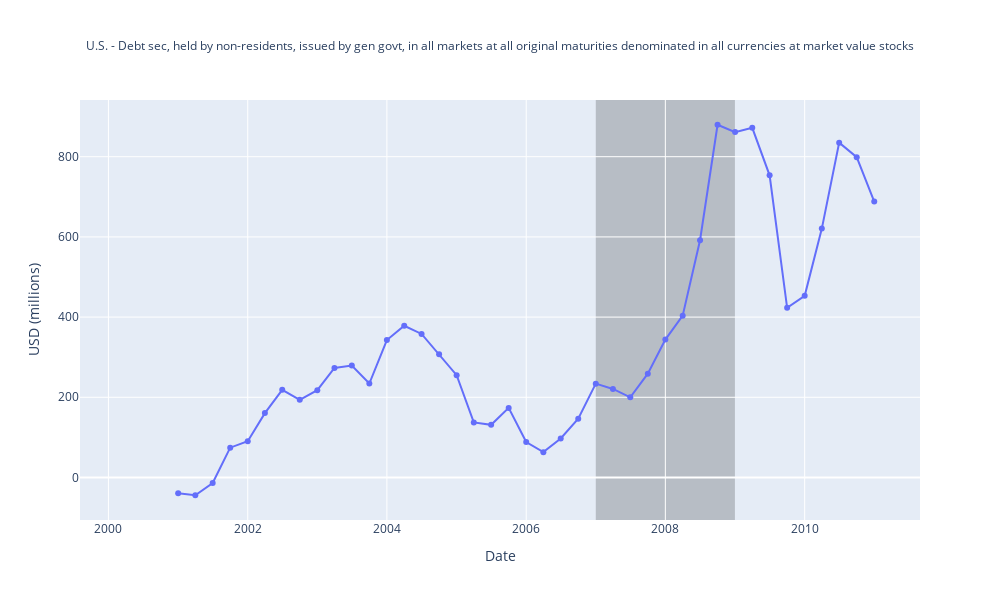

Notebook code for this chart:
### Code cell
## Figure 3 - GFC saw a flow into U.S. GOVERNMENT debt securities by foreigners, even as total holdings fell.

df = data.get_debt_securities_data(
    freq='Q',
    reference_area=enums.Region.US,
    counterparty_area=enums.Region.CrossBorder,
    reporting_sector=enums.Sector.GeneralGovernment,
    counterparty_sector=enums.Sector.TotalEconomy,
    accounting_entry=enums.AccountingEntry.Liabilities,
    transaction_type=enums.TransactionType.Stocks,
    instrument=enums.DebtInstrumentType.All,
    maturity=enums.Maturity.Total,
    unit_of_measure=enums.UnitOfMeasure.USD,
    currency_denomination=enums.CurrencyDenomination.All,
    valuation_method=enums.ValuationMethod.MarketValue
)

df['Date'] = pd.PeriodIndex(df['Date'], freq='Q')
start = Period('2000-Q1', freq='Q')
end = Period('2011-Q1', freq='Q')
df = df[(df['Date'] >= start) & (df['Date'] <= end)]

df['Value'] = to_numeric(df['Value']).diff()
df['Trailing_4Q_Sum'] = df['Value'].rolling(window=4).sum()

plot_figure_trailing(df)

### Figure 1 — Plotly figure (JSON) as saved in the notebook; plotly's stock layout.template omitted (floating-point values rounded to 4 significant figures)
{"data": [{"mode": "lines+markers", "name": "test", "type": "scatter", "x": ["2000-04-01T00:00:00.000000000", "2000-07-01T00:00:00.000000000", "2000-10-01T00:00:00.000000000", "2001-01-01T00:00:00.000000000", "2001-04-01T00:00:00.000000000", "2001-07-01T00:00:00.000000000", "2001-10-01T00:00:00.000000000", "2002-01-01T00:00:00.000000000", "2002-04-01T00:00:00.000000000", "2002-07-01T00:00:00.000000000", "2002-10-01T00:00:00.000000000", "2003-01-01T00:00:00.000000000", "2003-04-01T00:00:00.000000000", "2003-07-01T00:00:00.000000000", "2003-10-01T00:00:00.000000000", "2004-01-01T00:00:00.000000000", "2004-04-01T00:00:00.000000000", "2004-07-01T00:00:00.000000000", "2004-10-01T00:00:00.000000000", "2005-01-01T00:00:00.000000000", "2005-04-01T00:00:00.000000000", "2005-07-01T00:00:00.000000000", "2005-10-01T00:00:00.000000000", "2006-01-01T00:00:00.000000000", "2006-04-01T00:00:00.000000000", "2006-07-01T00:00:00.000000000", "2006-10-01T00:00:00.000000000", "2007-01-01T00:00:00.000000000", "2007-04-01T00:00:00.000000000", "2007-07-01T00:00:00.000000000", "2007-10-01T00:00:00.000000000", "2008-01-01T00:00:00.000000000", "2008-04-01T00:00:00.000000000", "2008-07-01T00:00:00.000000000", "2008-10-01T00:00:00.000000000", "2009-01-01T00:00:00.000000000", "2009-04-01T00:00:00.000000000", "2009-07-01T00:00:00.000000000", "2009-10-01T00:00:00.000000000", "2010-01-01T00:00:00.000000000", "2010-04-01T00:00:00.000000000", "2010-07-01T00:00:00.000000000", "2010-10-01T00:00:00.000000000", "2011-01-01T00:00:00.000000000"], "y": [NaN, NaN, NaN, -39.15, -44.3, -13.68, 74.33, 90.6, 160.5, 218.5, 193.6, 217.7, 273.1, 279.0, 234.2, 342.8, 378.5, 357.9, 307.1, 255.1, 137.3, 131.3, 173.6, 88.4, 63.25, 97.36, 146.5, 234.0, 220.9, 199.8, 258.9, 344.0, 403.5, 591.7, 879.7, 861.3, 872.1, 753.6, 423.0, 453.1, 620.7, 835.1, 798.7, 688.2]}], "layout": {"height": 600, "hovermode": "x unified", "legend": {"font": {"size": 8}, "orientation": "h", "title": {"text": "Series"}, "x": 0.5, "xanchor": "center", "y": -0.2, "yanchor": "top"}, "shapes": [{"fillcolor": "black", "layer": "below", "line": {"width": 0}, "opacity": 0.2, "type": "rect", "x0": "2007-01-01T00:00:00", "x1": "2008-12-31T00:00:00", "xref": "x", "y0": 0, "y1": 1, "yref": "paper"}], "title": {"font": {"size": 12}, "text": "U.S. - Debt sec, held by non-residents, issued by gen govt, in all markets at all original maturities denominated in all currencies at market value stocks", "x": 0.5, "xanchor": "center"}, "width": 1000, "xaxis": {"title": {"text": "Date"}}, "yaxis": {"autorange": true, "tickformat": ".0f", "title": {"text": "USD (millions)"}}}}
